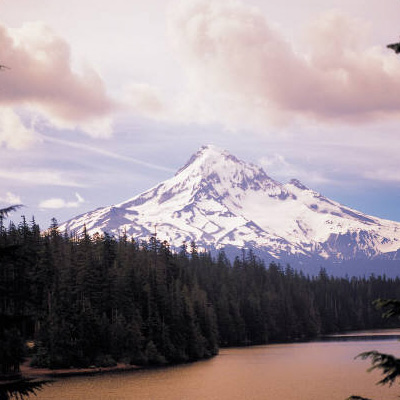
%> input picture P07/Ej3_ImagenGrises/monte.jpg, 400 x 400 px
$ octave main.m   (GNU Octave 9; MATLAB toolbox functions it lacks are replaced by stand-ins)
%> lines starting %> are read from the running program, lines starting %| are printed output that depends on the picture
%> further down, archivo is the input picture: size 400x400x3 uint8; mean R, G, B 156.6, 144.3, 149.6
### P07/Ej3_ImagenGrises/CalcularImagenEscalaGrises.m
function M_grises = CalcularImagenEscalaGrises(archivo)
    M_grises = double(archivo);
    M_grises = M_grises./255;
    count = 0;
    sum = 0;
    [c,f,p] = size(M_grises);
%> c = 400; f = 400; p = 3
    for i=1:c
        for j=1:f
            for k=1:p
                count = count+1;
                sum = sum + M_grises(i,j,k);
            end
            media = sum/count;
            M_grises(i,j,1) = media;
            M_grises(i,j,2) = media;
            M_grises(i,j,3) = media;
            sum = 0;
            count=0;
        end
    end
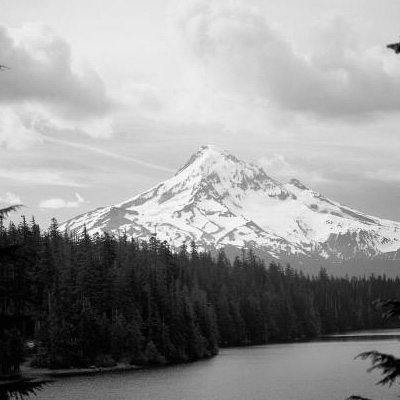
%> M_grises: size 400x400x3 double; min 0, max 0.997, mean 0.589
end

### P07/Ej3_ImagenGrises/Recuento.m
function [countS, countM, countB] = Recuento(IM)
    countS = 0;
    countB = 0;
    countM = 0;
    [f,c,p] = size(IM);
    for i=1:f
        for j=1:c
            for k=1:p
                if IM(i,j,k)>=0 && IM(i,j,k)<0.3
                    countS = countS+1;
                end
                if IM(i,j,k)>=0.3 && IM(i,j,k)<0.6
                    countM = countM +1;

                end
                if IM(i,j,k)>=0.6
                    countB = countB +1;
                end
            end
        end
    end
%> after the loop, countB = 286959; countM = 63066; countS = 129975
end

### P07/Ej3_ImagenGrises/main.m
clear all

archivo = imread("monte.jpg");

M_grises = CalcularImagenEscalaGrises(archivo);
[s,m,b] = Recuento(M_grises);
%> s = 129975; m = 63066; b = 286959
s
%> s = 129975
m
%> m = 63066
b
%> b = 286959

image(M_grises);
M_grises2 = uint8(M_grises*255);

imwrite(M_grises2, "grayImage.jpg");
